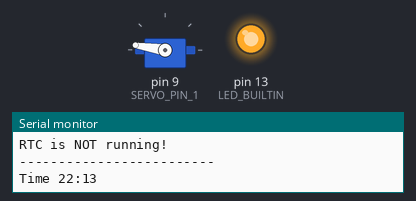
Simulated run of this sketch. Board: Arduino Uno, built with avr-gcc and run on an emulated ATmega328P. On the bench: servo, output pins drawn as LEDs (lit = HIGH), the last lines printed to the serial monitor. Wiring (inferred from the names in the program): DS1307 clock at I2C address 0x68. The local clock reads 2024-03-15 10:24:30 at power-on unless the sketch sets it.

Above: at 0.15 s.
At 1.36 s:
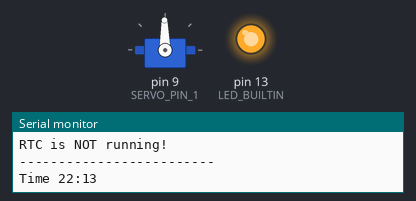
At 2.8 s:
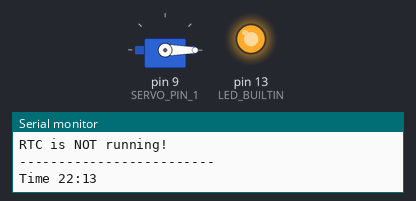
At 35.01 s:
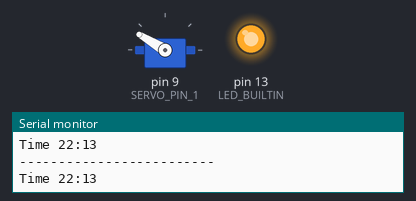
Timing chart, 0 to 37.0 s (numbered marks = the images above):
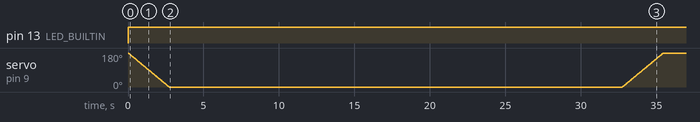

Measured:
- by itself, pin 13 (LED_BUILTIN): LOW → HIGH at 0.00 s

The sketch:

main.ino
```cpp
// BUILT-IN LIBRARIES
#include "Arduino.h"
#include "Wire.h"
#include "Servo.h"

// CUSTOM LIBRARIES
#include "libraries/clock/RTClib.cpp"

#define SERVO_PIN_1 9

// Servo servo;
int sPosition1 = 0;

Servo servo_1;

RTC_DS1307 rtc;

void setup() {

  Serial.begin(57600);

  // Clock
  while (!rtc.begin());
  Serial.println("RTC is NOT running!");
  rtc.adjust(DateTime(F(__DATE__), F(__TIME__)));

  // Servo
  servo_1.attach(SERVO_PIN_1);

  // Activate the built-in LED
  pinMode(LED_BUILTIN, OUTPUT);
}

bool systemStatus(DateTime now) {
  bool timeCheck = now.minute() != 165;   // 165 is a time error
  return timeCheck;
}

void moveServo() {
  if (sPosition1 == 1) {
    for (int pos = 0; pos <= 180; pos += 1) {
      servo_1.write(pos);
      delay(15);
    }
    sPosition1 = 0;
  } else {
    for (int pos = 180; pos >= 0; pos -= 1) {
      servo_1.write(pos);
      delay(15);
    }
    sPosition1 = 1;
  }
}

void loop() {
  DateTime now = rtc.now();

  if (systemStatus(now)) {
    digitalWrite(LED_BUILTIN, HIGH);
  } else {
    digitalWrite(LED_BUILTIN, LOW);
  }

  Serial.println("-------------------------");
  Serial.print("Time ");
  Serial.print(now.hour(), DEC);
  Serial.print(":");
  Serial.println(now.minute(), DEC);

  moveServo();

  delay(30 * 1000);
}
```
